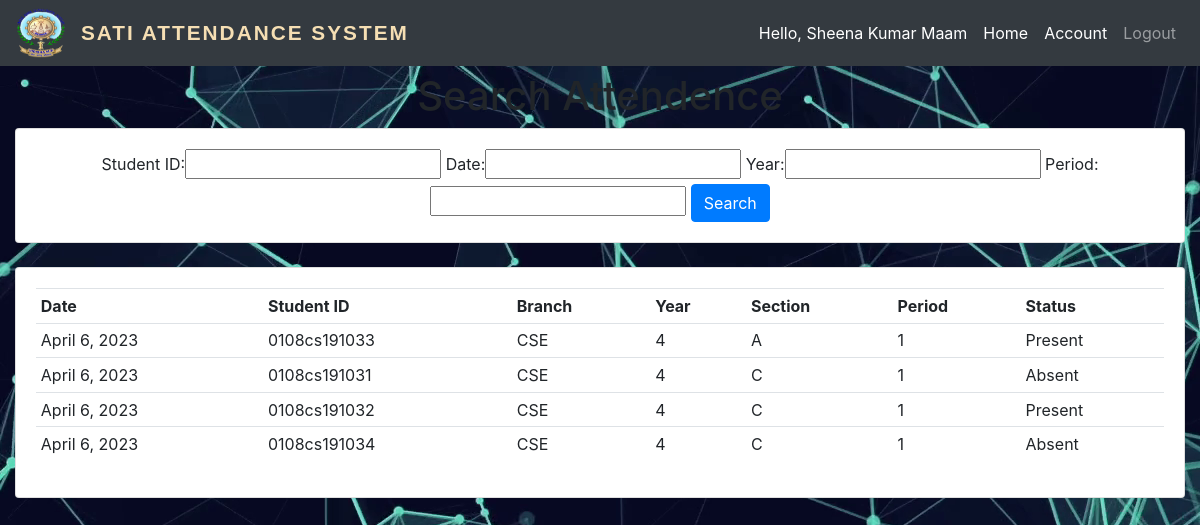
Before: /searchattendence/ (signed in) with the older database file.
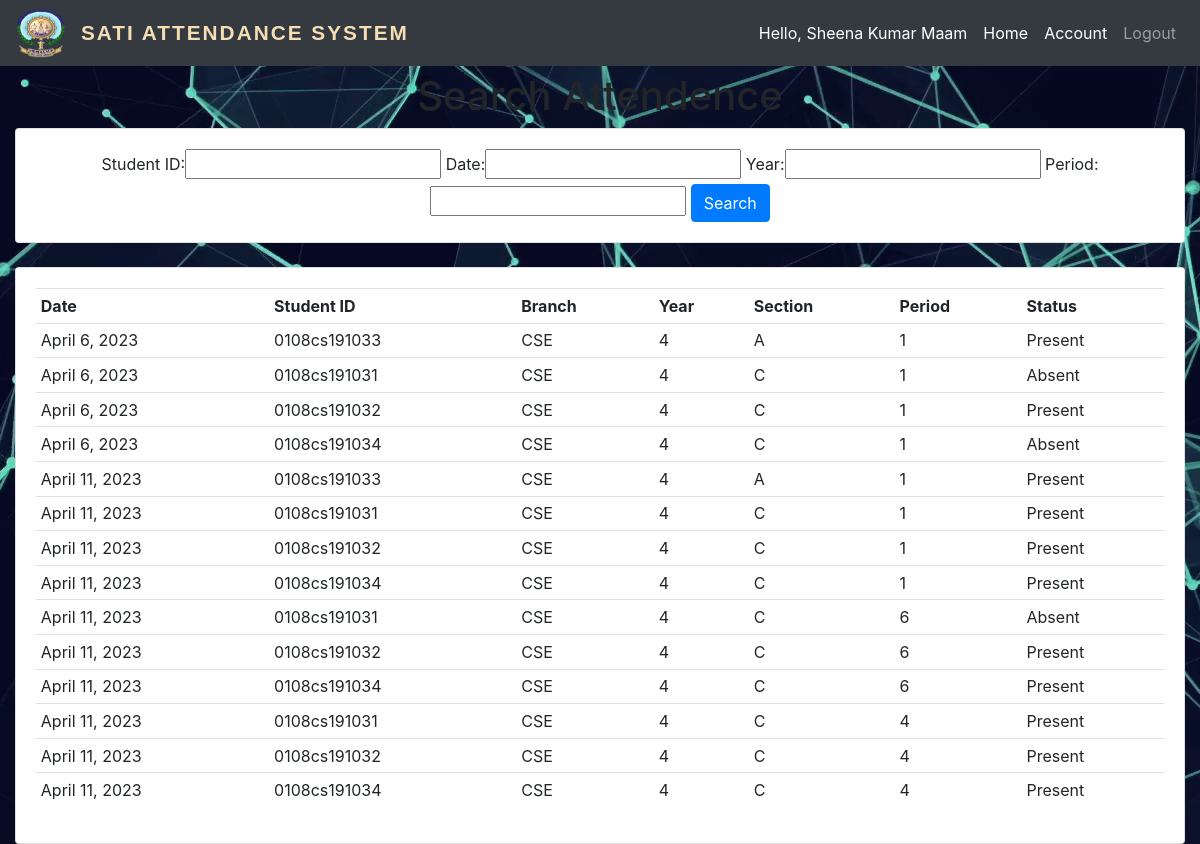
After: the same page with the newer database file.
### attendence_sys/models.py (models this page shows, shortened)
class Faculty(models.Model):
    id = models.BigAutoField(primary_key=True)
    user = models.OneToOneField(User, null = True, blank = True, on_delete= models.CASCADE)
    firstname = models.CharField(max_length=200, null=True, blank=True)
    lastname = models.CharField(max_length=200, null=True, blank=True)
    phone = models.CharField(max_length=200, null=True)
    email = models.CharField(max_length=200, null=True)
    profile_pic = models.ImageField(upload_to=user_directory_path ,null=True, blank=True)
    def __str__(self):
        return str(self.firstname + " " + self.lastname)

class Attendence(models.Model):
    id = models.BigAutoField(primary_key=True)
    Faculty_Name = models.CharField(max_length=200, null=True, blank=True)
    Student_ID = models.CharField(max_length=200, null=True, blank=True)
    date = models.DateField(auto_now_add = True, null = True)
    time = models.TimeField(auto_now_add=True, null = True)
    branch = models.CharField(max_length=200, null = True)
    year = models.CharField(max_length=200, null = True)
    section = models.CharField(max_length=200, null = True)
    period = models.CharField(max_length=200, null = True)
    status = models.CharField(max_length=200, null = True, default='Absent')

### attendence_sys/views.py (the view)
# urls.py: path('searchattendence/', views.searchAttendence, name='searchattendence'),
@login_required(login_url = 'login')
def searchAttendence(request):
    try:
        if request.user.is_authenticated:
            attendences = Attendence.objects.filter(Faculty_Name =  request.user.faculty)
    except:
        messages.error(request, "Only  Faculty has the permission to Search Attendance.")
        return redirect('StudentUpdate')
    myFilter = AttendenceFilter(request.GET, queryset=attendences)
    attendences = myFilter.qs
    context = {'myFilter':myFilter, 'attendences': attendences, 'ta':False}
    return render(request, 'attendence_sys/attendence.html', context)

### attendence_sys/templates/attendence_sys/attendence.html (shortened to what this page needs)
{% extends 'attendence_sys/main.html' %}
{% block content %}
{% if ta == False %}
<center><h1>Search Attendence</h1></center>
<div class="row">
	<div class="col">
		<div class="card card-body">
			<center>
				<form method="get">
					{{myFilter.form}}
		    		<button class="btn btn-primary" type="submit">Search</button>
				</form>
			</center>
		</div>
	</div>
</div>
<br>
<div class="row">
	<div class="col-sm-12">
		<div class="card card-body">
			<table class="table table-sm">
				<tr>
					<th>Date</th>
					<th>Student ID</th>
					<th>Branch</th>
					<th>Year</th>
					<th>Section</th>
					<th>Period</th>
					<th>Status</th>
				</tr>
				{% for attendence in attendences %}
				<tr>
					<td>{{ attendence.date }}</td>
                    <td>{{ attendence.Student_ID }}</td>
					<td>{{ attendence.branch }}</td>
					<td>{{ attendence.year }}</td>
					<td>{{ attendence.section }}</td>
					<td>{{ attendence.period }}</td>
					<td>{{ attendence.status }}</td>
				</tr>
				{% endfor %}
			</table>
		</div>
	</div>
</div>
{% endif %}
{% endblock %}

### attendence_sys/templates/attendence_sys/main.html (shortened to what this page needs)
<!DOCTYPE html>
<html>
<head>
	<link rel="stylesheet" href="https://stackpath.bootstrapcdn.com/bootstrap/4.3.1/css/bootstrap.min.css">
</head>
<body>
	{%  include 'attendence_sys/navbar.html' %}
	<br>
<br>
<br>
	<div class="container-fluid">
	{% block content %}
	{% endblock %}
    </div>
</body>
</html>

### attendence_sys/templates/attendence_sys/navbar.html (shortened to what this page needs)
{% load static %}
<div>
  <nav class="navbar navbar-expand-lg navbar-dark fixed-top bg-dark">
      <img src="{% static 'images/logo1.png' %}" height="50px" width="50px">
      <p class="ppp">SATI ATTENDANCE SYSTEM</p>
      <div class="collapse navbar-collapse" id="navbarNav">
        <ul class="navbar-nav ml-auto">
          <li class="nav-item active">
            <span class="nav-link">Hello, {{ request.user.faculty }}</span>
          </li>
          <li class="nav-item active">
            <a href="{% url 'home' %}" class="nav-link">Home</a>
          </li>
          <li class="nav-item active">
            <a class="nav-link" href="{% url 'account' %}">Account</a>
          </li>
          <li class="nav-item">
            <a class="nav-link" href="{% url 'logout' %}">Logout</a>
          </li>
        </ul>
    </div>
   </nav>
</div>

### attendence_sys/templates/attendence_sys/main.html (style rules this page uses)
body { background : url('../images/bg_image.png') }

### attendence_sys/templates/attendence_sys/navbar.html (style rules this page uses)
.ppp { color: wheat; font-size: 1.3rem; margin: 0; margin-left: 15px; font-weight: bold; letter-spacing: 2px; font-family: Arial, Helvetica, sans-serif; }

Changed rows visible on the page:
added Attendence: date "April 11, 2023", Student_ID "0108cs191033", branch "CSE", year "4", section "A", period "1", status "Present"
added Attendence: date "April 11, 2023", Student_ID "0108cs191031", branch "CSE", year "4", section "C", period "1", status "Present"
added Attendence: date "April 11, 2023", Student_ID "0108cs191032", branch "CSE", year "4", section "C", period "1", status "Present"
added Attendence: date "April 11, 2023", Student_ID "0108cs191034", branch "CSE", year "4", section "C", period "1", status "Present"
added Attendence: date "April 11, 2023", Student_ID "0108cs191031", branch "CSE", year "4", section "C", period "6", status "Absent"
added Attendence: date "April 11, 2023", Student_ID "0108cs191032", branch "CSE", year "4", section "C", period "6", status "Present"
added Attendence: date "April 11, 2023", Student_ID "0108cs191034", branch "CSE", year "4", section "C", period "6", status "Present"
added Attendence: date "April 11, 2023", Student_ID "0108cs191031", branch "CSE", year "4", section "C", period "4", status "Present"
added Attendence: date "April 11, 2023", Student_ID "0108cs191032", branch "CSE", year "4", section "C", period "4", status "Present"
added Attendence: date "April 11, 2023", Student_ID "0108cs191034", branch "CSE", year "4", section "C", period "4", status "Present"
